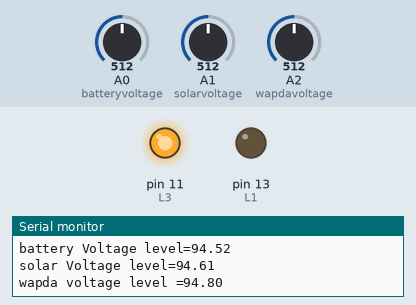
A sketch run on a simulated Arduino Uno, built with avr-gcc and run on an emulated ATmega328P. On the bench: output pins drawn as LEDs (lit = HIGH), the last lines printed to the serial monitor. The inputs (shaded band) are chosen by the test bench; at power-on: A0 (batteryvoltage) = 512, A1 (solarvoltage) = 512, A2 (wapdavoltage) = 512.

Above: at 2.8 s.
2.9 s: A0 (batteryvoltage) set to 35
5.6 s: A0 (batteryvoltage) set to 30
At 7.0 s:
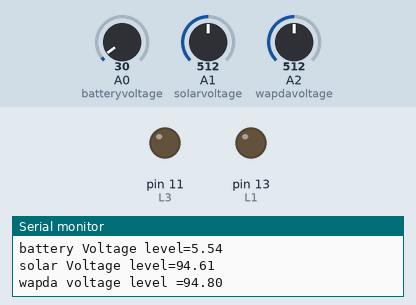
8.3 s: A1 (solarvoltage) set to 77
11.3 s: A1 (solarvoltage) set to 66
At 12.4 s:
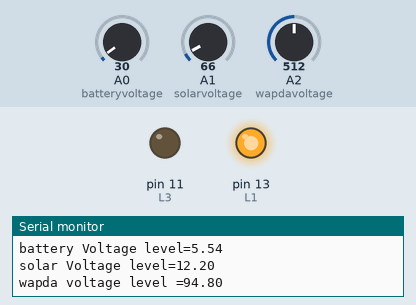
14.0 s: A1 (solarvoltage) set to 122
At 14.7 s:
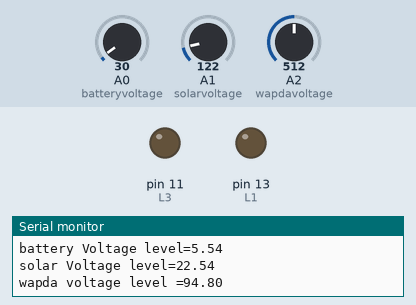
16.7 s: A1 (solarvoltage) set to 0
At 19.1 s:
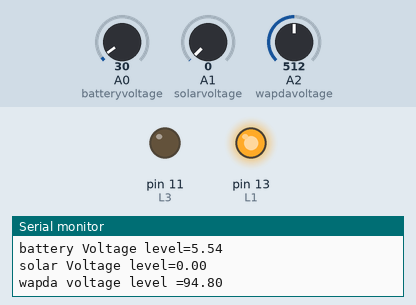
Timing chart, 0 to 20.6 s (numbered marks = the images above; inputs shaded):
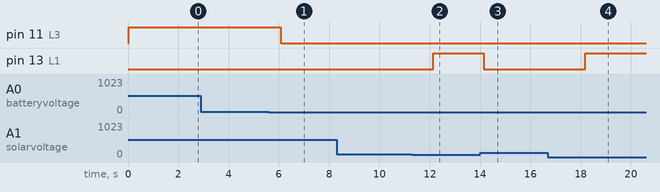

The sketch:

DC_ups.ino
```cpp
int batteryvoltage = A0;
int solarvoltage = A1;
int wapdavoltage = A2;
float vout = 0.0;
float vin = 0.0;
const int L1 = 13;
const int L2 = 12;
const int L3 = 11;

int value = 0;
int solarV = 0;
float R1 = 100000.0; // resistance of R1 (100K) -see text!
float R2 = 2700.0; // resistance of R2 (10K) - see text!
void setup(){
  pinMode(L1,OUTPUT);

  pinMode(L3,OUTPUT);
//  digitalWrite(L1,HIGH);

   Serial.begin(9600);

}
void loop(){
   // read the value at analog input

  float readbattery = measurebattery();

  float readsolar = measuresolar();

  float readwapda = measurewapda();

if(readbattery <= 6) //volts
{
  if(readsolar >= 13 && readwapda >= 13)
  {

     digitalWrite(L1,LOW);
     digitalWrite(L3,LOW);
  }
  if(readsolar <= 13 && readwapda >= 13)
  {
    digitalWrite(L1,HIGH);

     digitalWrite(L3,LOW);
  }
  if(readwapda <= 1 )
  {

        digitalWrite(L1,LOW);
        digitalWrite(L3,LOW);
  }

}
else
 {
  digitalWrite(L1,LOW);

     digitalWrite(L3,HIGH);

 }
delay(2000);
}

float measurebattery()
{
   value = analogRead(batteryvoltage);
   vin = (value * 4.965) / 1023.0; // see text
   vout = vin / (R2/(R1+R2));
    Serial.print("battery Voltage level=");
Serial.println(vout);
   return vout;

}

float measuresolar()
{

 solarV = analogRead(solarvoltage);
    float solarVIN= (solarV * 4.97) / 1023.0; // see text
   float solarVOUT = solarVIN / (R2/(R1+R2));
   Serial.print("solar Voltage level=");
Serial.println(solarVOUT);
   return solarVOUT;


}

float measurewapda()
{

  int wapdaV=analogRead(wapdavoltage);
  float wapdaVIN=(wapdaV * 4.98) / 1023.0;
  float wapdaVOUT=wapdaVIN / (R2/(R1+R2));
  Serial.print("wapda voltage level =");
Serial.println(wapdaVOUT);
  return wapdaVOUT;

}
```

Measured:
- the behaviour switches between 33 and 32 on A0 (batteryvoltage) (found by bisection; images 0 and 1)
- the behaviour switches between 71 and 70 on A1 (solarvoltage) (found by bisection; images 1 and 2)
- after the input at 5.6 s, pin 11 (L3): HIGH → LOW after 0.48 s
- after the input at 11.3 s, pin 13 (L1): LOW → HIGH after 0.84 s
- after the input at 14.0 s, pin 13 (L1): HIGH → LOW after 0.15 s
- after the input at 16.7 s, pin 13 (L1): LOW → HIGH after 1.5 s
